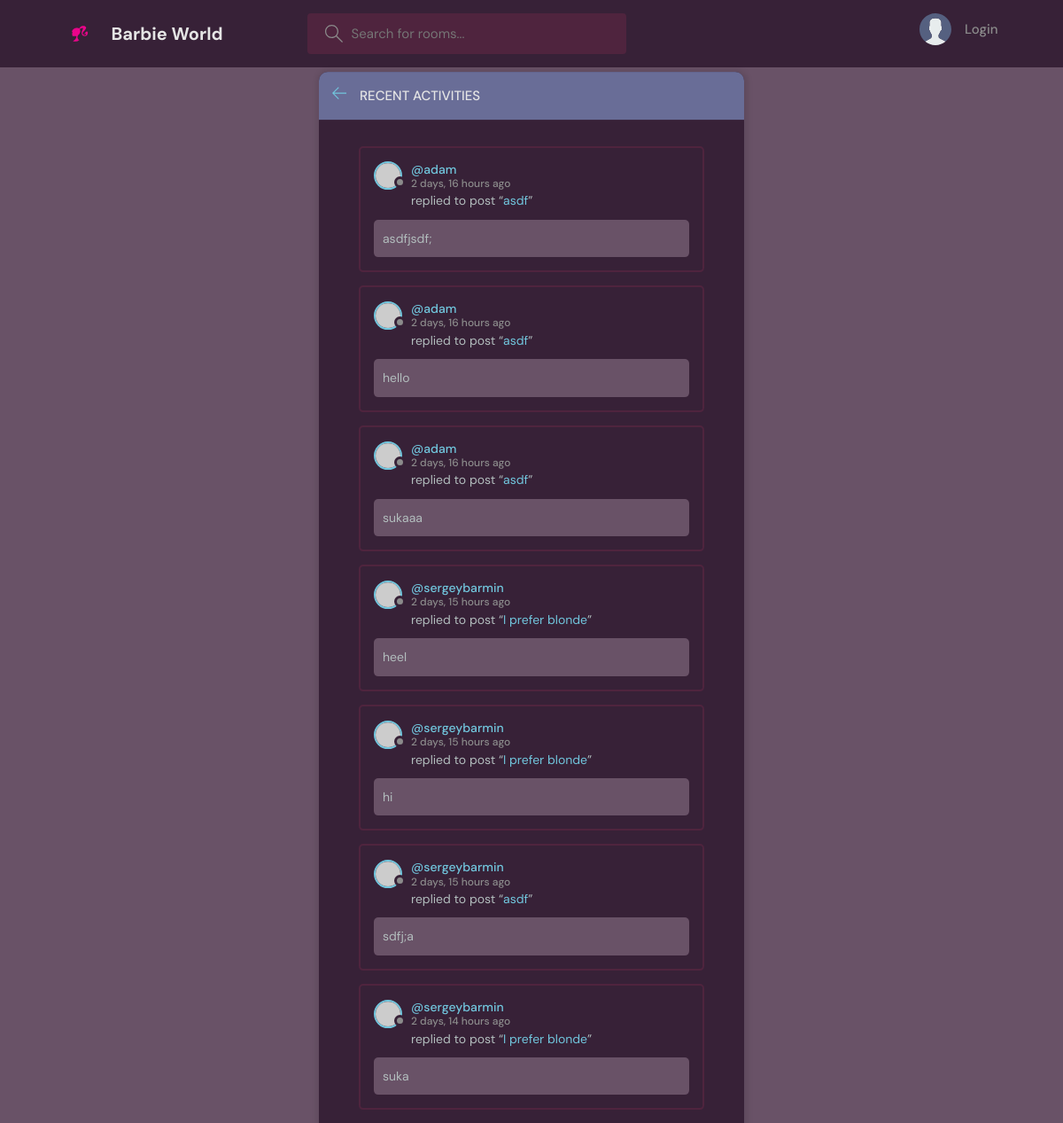
The page /activity/ on the database as committed earlier.
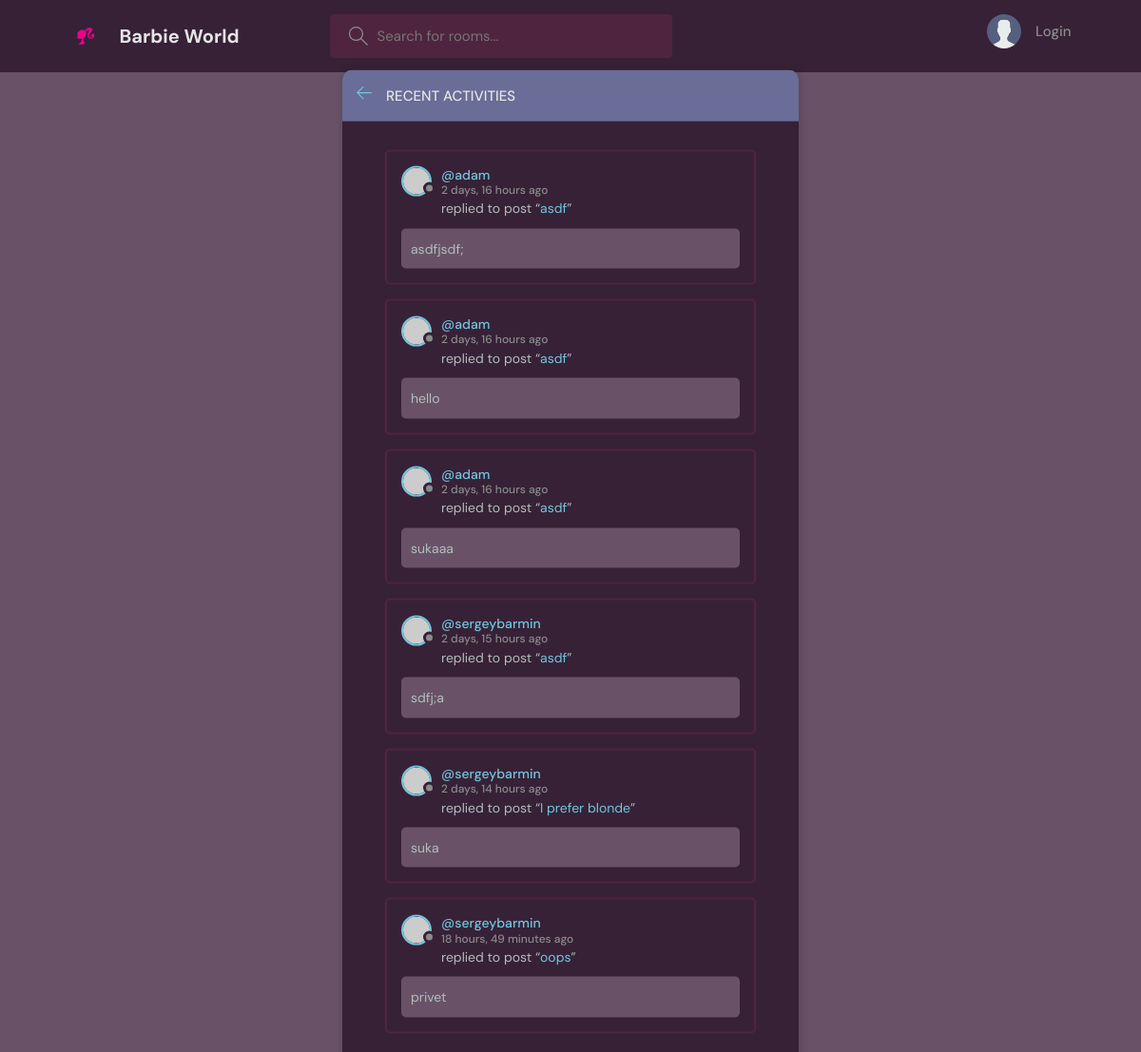
The same page on the database as committed later.
### dir_app/models.py (models this page shows, shortened)
class Message(models.Model):
    user = models.ForeignKey(User, on_delete=models.CASCADE)
    room = models.ForeignKey(Room, on_delete=models.CASCADE)
    body = models.TextField()
    update = models.DateTimeField(auto_now=True)
    create = models.DateTimeField(auto_now_add=True)

class Room(models.Model):
    host = models.ForeignKey(User, on_delete=models.SET_NULL, null=True)
    topic = models.ForeignKey(Topic, on_delete=models.SET_NULL, null=True)
    name = models.CharField(max_length=200)
    participants = models.ManyToManyField(User,related_name='participants',blank=True)
    description = models.TextField(null=True,blank=True)
    update = models.DateTimeField(auto_now=True)
    create = models.DateTimeField(auto_now_add=True)
    class Meta:
        ordering =['-update','-create']
    def __str__(self):
        return self.name

### dir_app/views.py (the view)
# urls.py: path('activity/',views.activityPage,name='activity'),
def activityPage(request):
    room_messages = Message.objects.all()
    return render(request,'dir_app/activity.html',{'room_messages':room_messages})

### dir_app/templates/dir_app/activity.html (shortened to what this page needs)
{% extends 'main.html' %}
{% block content %}
<main class="layout">
  <div class="container">
    <div class="layout__box">
      <div class="layout__boxHeader">
        <div class="layout__boxTitle">
          <a href="{% url 'home'  %}">
            <svg version="1.1" xmlns="http://www.w3.org/2000/svg" width="32" height="32" viewBox="0 0 32 32">
              <title>arrow-left</title>
              <path
                d="M13.723 2.286l-13.723 13.714 13.719 13.714 1.616-1.611-10.96-10.96h27.625v-2.286h-27.625l10.965-10.965-1.616-1.607z"
              ></path>
            </svg>
          </a>
          <h3>Recent Activities</h3>
        </div>
      </div>
      <div class="activities-page layout__body">
        {% for message in room_messages %}
    <div class="activities__box">
        <div class="activities__boxHeader roomListRoom__header">
        <a href="{% url 'user-profile' message.user.id %}" class="roomListRoom__author">
            <div class="avatar avatar--small">
            <img src="https://randomuser.me/api/portraits/women/11.jpg" />
            </div>
            <p>
            @{{message.user}}
            <span>{{message.create|timesince}} ago</span>
            </p>
        </a>
        </div>
        <div class="activities__boxContent">
        <p>replied to post “<a href="{% url 'room' message.room.id %}">{{message.room}}</a>”</p>
        <div class="activities__boxRoomContent">
           {{message.body}}
        </div>
        </div>
    </div>
{% endfor %}
      </div>
    </div>
  </div>
</main>
{% endblock content %}

Rows that differ between the two databases and show on the page:
removed Message: user "sergeybarmin", create "2 days, 15 hours", room "I prefer blonde", body "heel"
removed Message: user "sergeybarmin", create "2 days, 15 hours", room "I prefer blonde", body "hi"
added Message: user "sergeybarmin", create "18 hours, 49 minutes", room "oops", body "privet"
